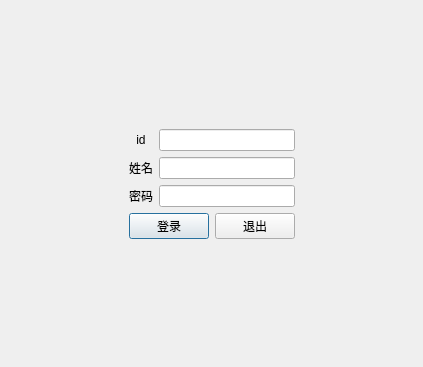
<?xml version="1.0" encoding="UTF-8"?>
<ui version="4.0">
 <class>loginshow</class>
 <widget class="QDialog" name="loginshow">
  <property name="geometry">
   <rect>
    <x>0</x>
    <y>0</y>
    <width>423</width>
    <height>367</height>
   </rect>
  </property>
  <property name="windowTitle">
   <string>Dialog</string>
  </property>
  <layout class="QGridLayout" name="gridLayout">
   <item row="0" column="2">
    <spacer name="verticalSpacer">
     <property name="orientation">
      <enum>Qt::Vertical</enum>
     </property>
     <property name="sizeHint" stdset="0">
      <size>
       <width>20</width>
       <height>105</height>
      </size>
     </property>
    </spacer>
   </item>
   <item row="1" column="0">
    <spacer name="horizontalSpacer">
     <property name="orientation">
      <enum>Qt::Horizontal</enum>
     </property>
     <property name="sizeHint" stdset="0">
      <size>
       <width>85</width>
       <height>20</height>
      </size>
     </property>
    </spacer>
   </item>
   <item row="1" column="1">
    <layout class="QVBoxLayout" name="verticalLayout">
     <item>
      <widget class="QLabel" name="label1">
       <property name="layoutDirection">
        <enum>Qt::LeftToRight</enum>
       </property>
       <property name="text">
        <string>id</string>
       </property>
       <property name="alignment">
        <set>Qt::AlignCenter</set>
       </property>
      </widget>
     </item>
     <item>
      <widget class="QLabel" name="label2">
       <property name="text">
        <string>姓名</string>
       </property>
       <property name="alignment">
        <set>Qt::AlignCenter</set>
       </property>
      </widget>
     </item>
     <item>
      <widget class="QLabel" name="labe3">
       <property name="text">
        <string>密码</string>
       </property>
       <property name="alignment">
        <set>Qt::AlignCenter</set>
       </property>
      </widget>
     </item>
    </layout>
   </item>
   <item row="1" column="2">
    <layout class="QVBoxLayout" name="verticalLayout_2">
     <item>
      <widget class="QLineEdit" name="loginid"/>
     </item>
     <item>
      <widget class="QLineEdit" name="loginname"/>
     </item>
     <item>
      <widget class="QLineEdit" name="loginpass"/>
     </item>
    </layout>
   </item>
   <item row="1" column="3">
    <spacer name="horizontalSpacer_2">
     <property name="orientation">
      <enum>Qt::Horizontal</enum>
     </property>
     <property name="sizeHint" stdset="0">
      <size>
       <width>84</width>
       <height>20</height>
      </size>
     </property>
    </spacer>
   </item>
   <item row="2" column="1" colspan="2">
    <layout class="QHBoxLayout" name="horizontalLayout">
     <item>
      <widget class="QPushButton" name="loginok">
       <property name="text">
        <string>登录</string>
       </property>
      </widget>
     </item>
     <item>
      <widget class="QPushButton" name="loginno">
       <property name="text">
        <string>退出</string>
       </property>
      </widget>
     </item>
    </layout>
   </item>
   <item row="3" column="2">
    <spacer name="verticalSpacer_2">
     <property name="orientation">
      <enum>Qt::Vertical</enum>
     </property>
     <property name="sizeHint" stdset="0">
      <size>
       <width>20</width>
       <height>104</height>
      </size>
     </property>
    </spacer>
   </item>
  </layout>
 </widget>
 <resources/>
 <connections>
  <connection>
   <sender>loginno</sender>
   <signal>clicked()</signal>
   <receiver>loginshow</receiver>
   <slot>close()</slot>
   <hints>
    <hint type="sourcelabel">
     <x>266</x>
     <y>226</y>
    </hint>
    <hint type="destinationlabel">
     <x>211</x>
     <y>183</y>
    </hint>
   </hints>
  </connection>
 </connections>
</ui>
